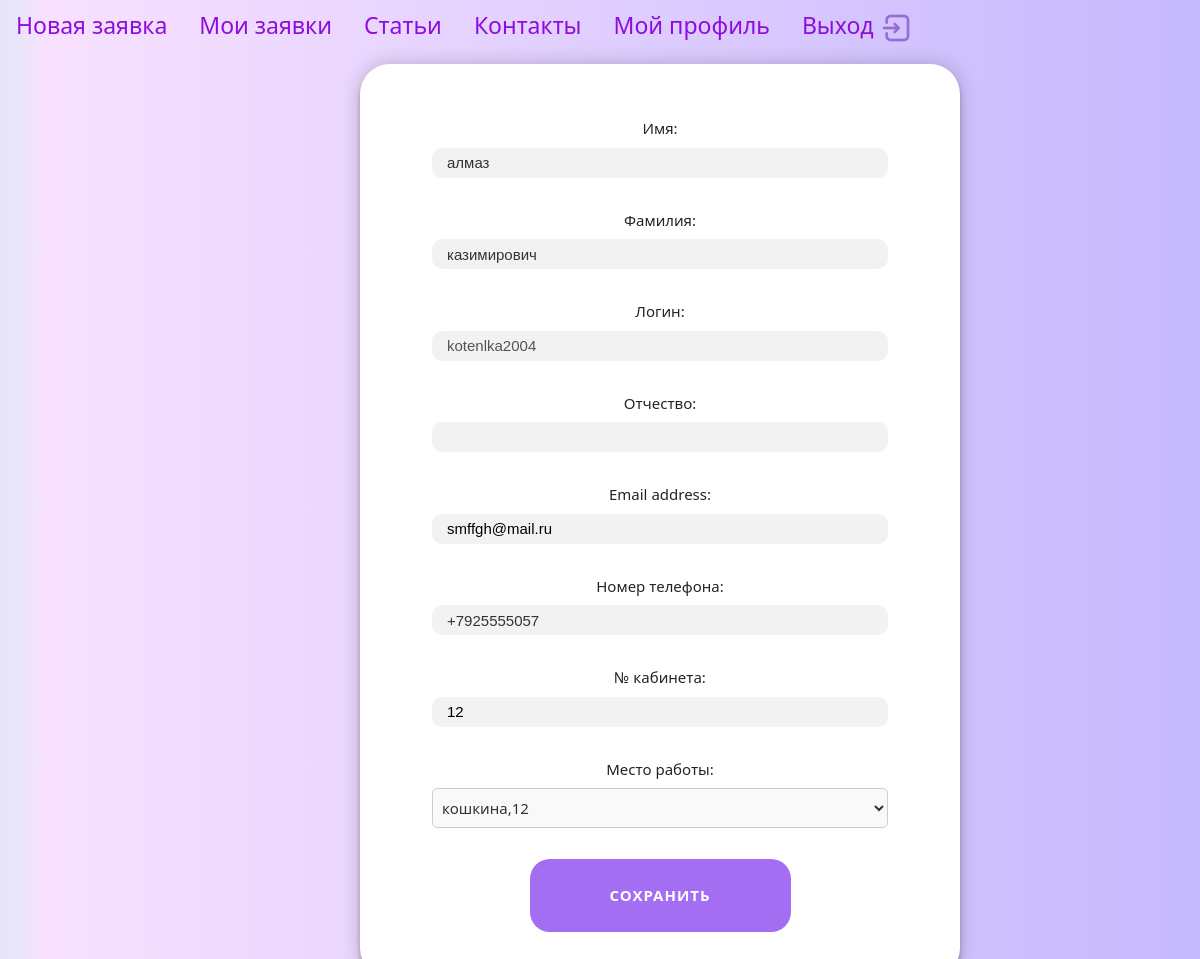
The app's page /users/emplpfile/ (signed in), older data.
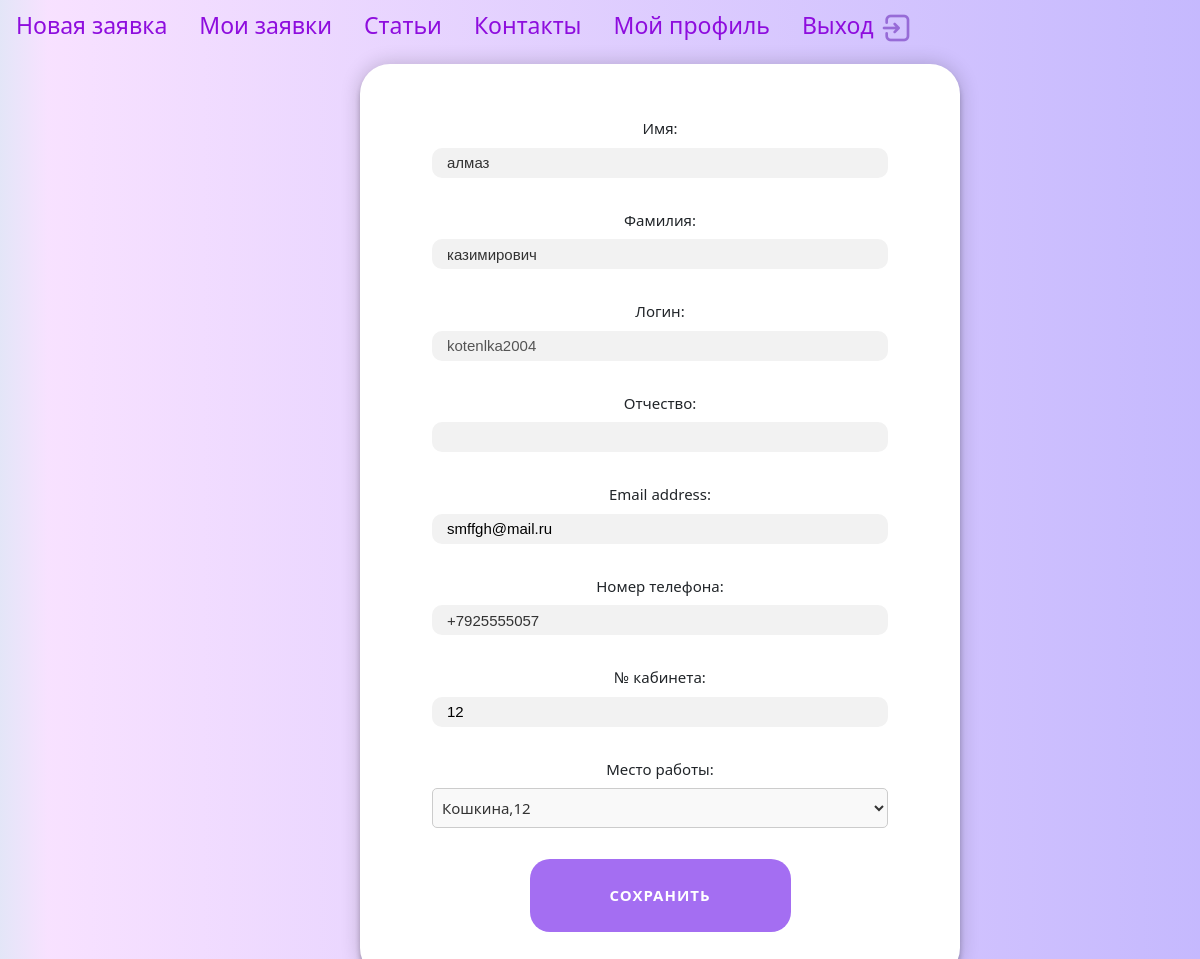
The same page, newer data.
### users/models.py (models this page shows)
class Adresses(models.Model):
    adress = models.CharField(max_length=150)
    class Meta:
        verbose_name = "адрес"
        verbose_name_plural = "адреса"
    def __str__(self):
        return self.adress

### users/views.py (the view, shortened to what this page needs)
# urls.py: path('emplpfile/', views.ProfileEmpl.as_view(), name='emplpfile'),
class ProfileEmpl(LoginRequiredMixin, UpdateView):
    model = get_user_model()
    form_class = ProfileUserForm
    template_name = 'users/emplpfile.html'
    def get_object(self, queryset=None):
        return self.request.user

### users/templates/users/emplpfile.html (shortened to what this page needs)
{% extends 'base.html' %}
{% block content %}
<div class="my-profile">
<form method="post" enctype="multipart/form-data">
    {% if user.photo %}
    <p><img src="{{ user.photo.url }}">
    {% else %}
    <p><img src="{{ default_image }}">
    {% endif %}
   {% for f in form %}
    {% if f.name != "post" %}
        <p><p class="form-label" for="{{ f.id_for_label }}">{{f.label}}: </p>{{ f }}</p>
    {% endif %}
{% endfor %}
    <p><button class="button_styles" type="submit">Сохранить</button></p>
</form>
{% endblock %}

Row changes from the older to the newer data that the page shows:
changed Adresses: adress "кошкина,12" → "Кошкина,12"
